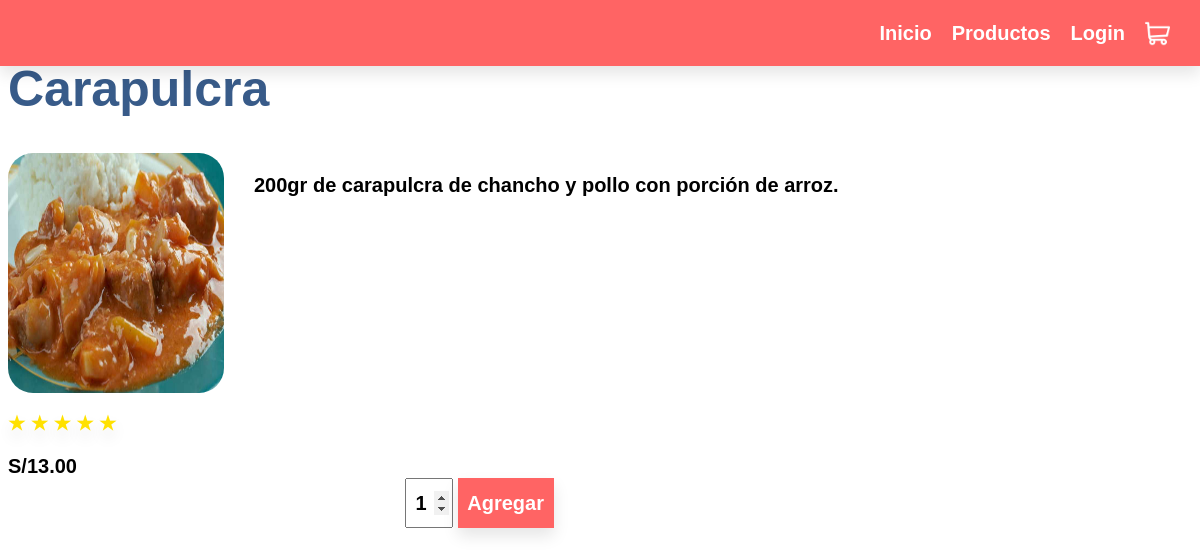
The page /product/Carapulcra on the database its author committed.
### myapp/models.py (models this page shows, shortened)
class PlatoComida(models.Model):
    name = models.CharField(max_length=40)
    description = models.TextField()
    image = models.ImageField(upload_to ='myapp/static/assets/platos_comida/')
    price = models.DecimalField(decimal_places=2, max_digits=5)
    rating = models.PositiveIntegerField(default=1, validators=[MinValueValidator(0), MaxValueValidator(5)])

### myapp/views.py (the view, shortened to what this page needs)
# urls.py: path('product/<comida>', views.producto, name='comida'),
def producto(request, comida):
    currentUser = request.user.username
    producto = PlatoComida.objects.get(name=comida)
    return render(request, 'product.html', {
        'user' : currentUser,
        'dish' : producto
    })

### myapp/templates/product.html (shortened to what this page needs)
{% extends 'layout/navbar.html' %}
{% load static %}
{% block content %}
<div style="width: 80%;">
    <h1 style="margin-top: 10px;">{{ dish.name }}</h1>
    <div class="dish-data">
        <img class="img" src="../static/assets/platos_comida/{{ dish.image | cut:'myapp/static/assets/platos_comida/' }}"></img>
        <p id="data">{{ dish.description }}</p>
    </div>
    <ul class="ratings">
        <li class="star{%if dish.rating > 4 %}on{% endif %}"></li>
        <li class="star{%if dish.rating > 3 %}on{% endif %}"></li>
        <li class="star{%if dish.rating > 2 %}on{% endif %}"></li>
        <li class="star{%if dish.rating > 1 %}on{% endif %}"></li>
        <li class="star{%if dish.rating > 0 %}on{% endif %}"></li>
    </ul>
    <div>S/{{dish.price}}</div>
    <form method="POST" id="form">
    <div class="low-buttons">
        <input class="input-quantity" name="quantity" type="number" value="1" min="1" max="99">
        <button id="agregar" type="submit"                        class="option-buttons">Agregar</button>
    </div>
    </form>
</div>
{% endblock %}

### myapp/static/css/main.css (style rules this page uses)
html * { font: 700 20px/1.2 "Poppins", Helvetica, Arial, serif; }
.low-buttons { display: flex; justify-content: center; flex-direction: row; }
.option-buttons { margin: 5px; border-color: white; background-color: #FF6464; color: white; box-shadow: 0px 8px 15px rgba(0, 0, 0, 0.1); border: none; width: 8vmax; margin-bottom: 0px; margin-top: auto; height: 50px; line-height: 2em; }
.img { top: 0; width: 18vmax; height: 20vmax; border-radius: 25px; }
.ratings { list-style-type: none; margin: 0; width: 100%; direction: rtl; text-align: left; }
.staron { line-height: 60px; display: inline-block; transition: color 0.2s ease; color: rgb(255, 225, 0); text-shadow:0px 8px 15px rgba(0, 0, 0, 0.1); }
.staron:before { content: '\2605'; width: 60px; height: 60px; font-size: 1.6vmax; }
.input-quantity { width: 40px; text-align: center; }
.dish-data { display: flex; flex-direction: row; gap: 30px; }

### myapp/static/css/navbar.css (style rules this page uses)
h1 { font-size: 50px; color: #385B89; }

### rows shown on the page
PlatoComida: name "Carapulcra", image (picture), description "200gr de carapulcra de chancho y pollo con porción de arroz.", price "13.00"
